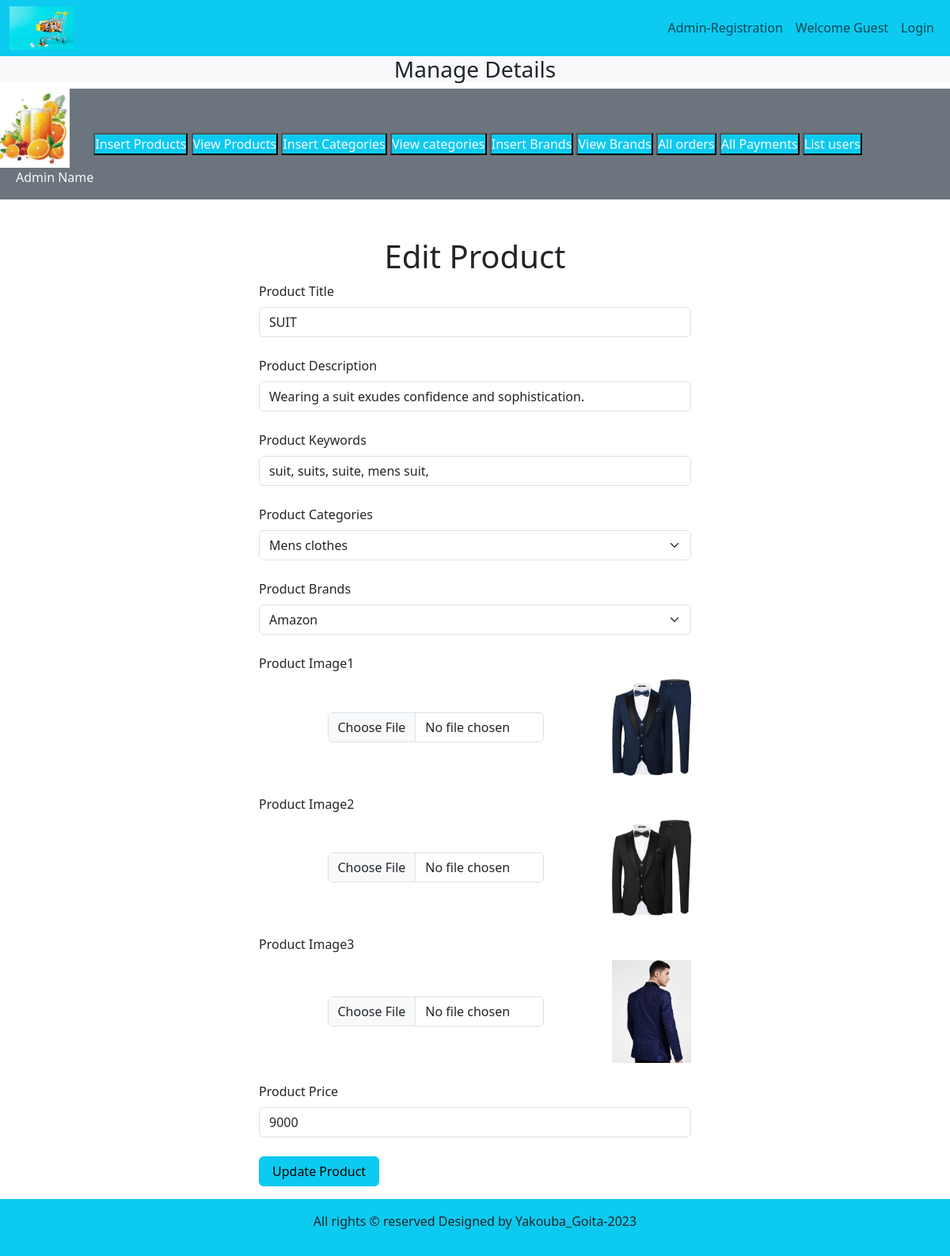
The app's page /admin_area/index.php?edit_products=3 with its own data.
### tables this page shows
CREATE TABLE `products` (
  `product_id` int(11) NOT NULL,
  `product_title` varchar(100) NOT NULL,
  `product_description` varchar(255) NOT NULL,
  `product_keywords` varchar(255) NOT NULL,
  `category_id` int(11) NOT NULL,
  `brand_id` int(11) NOT NULL,
  `product_image1` varchar(255) NOT NULL,
  `product_image2` varchar(255) NOT NULL,
  `product_image3` varchar(255) NOT NULL,
  `product_price` int(11) NOT NULL,
  `date` timestamp NOT NULL DEFAULT current_timestamp() ON UPDATE current_timestamp(),
  `status` int(100) NOT NULL
);

CREATE TABLE `categories` (
  `category_id` int(11) NOT NULL,
  `category_title` varchar(100) NOT NULL
);

CREATE TABLE `brands` (
  `brand_id` int(11) NOT NULL,
  `brand_title` varchar(100) NOT NULL
);

### admin_area/edit_products.php (the view, shortened to what this page needs)
<?php
if(isset($_GET['edit_products'])){
    $edit_id = $_GET['edit_products'] ?? '';
    $get_products = "SELECT * FROM `products` WHERE product_id = $edit_id";
    $result = mysqli_query($con, $get_products);
    if ($result && mysqli_num_rows($result) > 0) {
        $row = mysqli_fetch_assoc($result);
        if ($row) {
            $product_title = $row['product_title'];
            $product_description = $row['product_description'];
            $product_keywords = $row['product_keywords'];
            $category_id = $row['category_id'];
            $brand_id = $row['brand_id'];
            $product_image1 = $row['product_image1'];
            $product_image2 = $row['product_image2'];
            $product_image3 = $row['product_image3'];
            $product_price = $row['product_price'];
            $select_category = "SELECT * FROM `categories` WHERE category_id = $category_id";
            $result_category = mysqli_query($con, $select_category);
            if ($result_category && mysqli_num_rows($result_category) > 0) {
                $row_category = mysqli_fetch_assoc($result_category);
                $category_title = $row_category['category_title'];
            } else {
                $category_title = "Category not found";
            }
            $select_brand = "SELECT * FROM `brands` WHERE brand_id = $brand_id";
            $result_brand = mysqli_query($con, $select_brand);
            if ($result_brand && mysqli_num_rows($result_brand) > 0) {
                $row_brand = mysqli_fetch_assoc($result_brand);
                $brand_title = $row_brand['brand_title'];
            } else {
                $brand_title = "Brand not found";
            }
        } else {
            echo "No product found with the given ID.";
        }
    } else {
        echo "Query failed: " . mysqli_error($con);
    }
} else {
    echo "Product ID not set.";
}
?>
<div class="container mt-5">
    <h1 class="text-center">Edit Product</h1>
    <form action="" method="post" enctype="multipart/form-data">
        <div class="form-outline w-50 m-auto mb-4">
            <label for="product_title" class="form-label">Product Title</label>
            <input type="text" id="product_title" value="<?php echo htmlspecialchars($product_title ?? ''); ?>"
                name="product_title" class="form-control" required="required">
        </div>
        <div class="form-outline w-50 m-auto mb-4 ">
            <label for="product_desc" class="form-label">Product Description</label>
            <input type="text" id="product_desc" value="<?php echo htmlspecialchars($product_description ?? ''); ?>"
                name="product_desc" class="form-control" required="required">
        </div>
        <div class="form-outline w-50 m-auto mb-4 ">
            <label for="product_keywords" class="form-label">Product Keywords</label>
            <input type="text" id="product_keywords" value="<?php echo htmlspecialchars($product_keywords ?? ''); ?>"
                name="product_keywords" class="form-control" required="required">
        </div>
        <div class="form-outline w-50 m-auto mb-4 ">
            <label for="product_category" class="form-label">Product Categories</label>
            <select name="product_category" class="form-select">
                <option value="<?php echo htmlspecialchars($category_title ?? ''); ?>"><?php echo htmlspecialchars($category_title ?? ''); ?></option>
            </select>
        </div>
        <div class="form-outline w-50 m-auto mb-4 ">
            <label for="product_brand" class="form-label">Product Brands</label>
            <select name="product_brands" class="form-select">
                <option value="<?php echo htmlspecialchars($brand_title ?? ''); ?>"><?php echo htmlspecialchars($brand_title ?? ''); ?></option>
            </select>
        </div>
        <div class="form-outline w-50 m-auto mb-4 ">
            <label for="product_image1" class="form-label">Product Image1</label>
            <div class="d-flex">
                <input type="file" id="product_image1" name="product_image1" class="form-control w-50 m-auto" required="required">
                <img src="./product_images/<?php echo htmlspecialchars($product_image1 ?? ''); ?>" alt="" class="product_img">
            </div>
        </div>
        <div class="form-outline w-50 m-auto mb-4 ">
            <label for="product_image2" class="form-label">Product Image2</label>
            <div class="d-flex">
                <input type="file" id="product_image2" name="product_image2" class="form-control w-50 m-auto" required="required">
                <img src="./product_images/<?php echo htmlspecialchars($product_image2 ?? ''); ?>" alt="" class="product_img">
            </div>
        </div>
        <div class="form-outline w-50 m-auto mb-4 ">
            <label for="product_image3" class="form-label">Product Image3</label>
            <div class="d-flex">
                <input type="file" id="product_image3" name="product_image3" class="form-control w-50 m-auto" required="required">
                <img src="./product_images/<?php echo htmlspecialchars($product_image3 ?? ''); ?>" alt="" class="product_img">
            </div>
        </div>
        <div class="form-outline w-50 m-auto mb-4 ">
            <label for="product_price" class="form-label">Product Price</label>
            <input type="text" id="product_price" value="<?php echo htmlspecialchars($product_price ?? ''); ?>" name="product_price"
                class="form-control" required="required">
        </div>
        <div class="w-50 m-auto">
            <input type="submit" name="edit_product" value="Update Product" class="btn btn-info px-3 mb-3">
        </div>
    </form>
</div>

### style.css (style rules this page uses)
* { margin:0; padding:0; box-sizing: border-box; }
.product_img { width: 100px; object-fit:contain; }

### records on screen
products: product_title "SUIT", product_desc "Wearing a suit exudes confidence and sophistication.", product_keywords "suit, suits, suite, mens suit,", product_image1 (picture), product_image2 (picture), product_image3 (picture), product_price "9000"
categories: product_category "Mens clothes"
brands: product_brands "Amazon"
